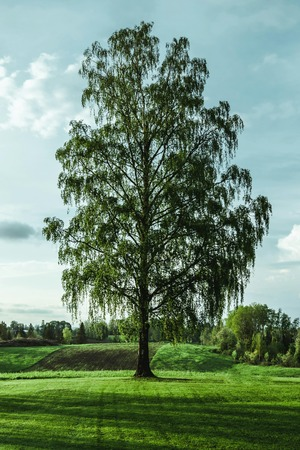
#> input picture open_cv/phase2/tree_image.jpg, 300 x 450 px
$ python third.py
#> lines starting #> are read from the running program, lines starting #| are printed output that depends on the picture
# rotatin image

import cv2

image = cv2.imread('tree_image.jpg')
#> image is the input picture: shape (450, 300, 3); mean B, G, R 115.2, 137.8, 112.2

if image is None:
    print("image not fount")
else:
    print('image loaded')
    (h,w) = image.shape[:2]
#> h = 450; w = 300
    center = (w//2,h//2)
#> center = (150, 225)
    m = cv2.getRotationMatrix2D(center, -45, 1.0)
    rotated = cv2.warpAffine(image, m, (w,h))
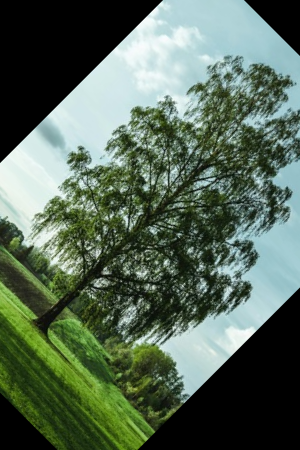
#> rotated: shape (450, 300, 3); mean B, G, R 88.3, 105.2, 87.5

    cv2.imshow('original image', image)
    cv2.imshow('rotaed image', rotated)
    cv2.waitKey(0)
    cv2.destroyAllWindows()
